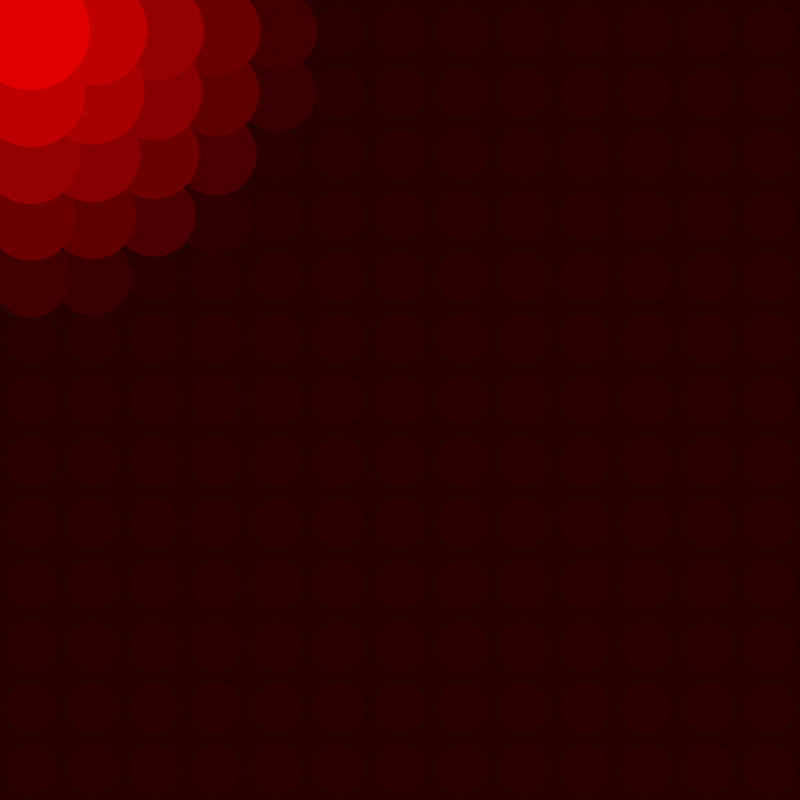
Frame 1 (no input)
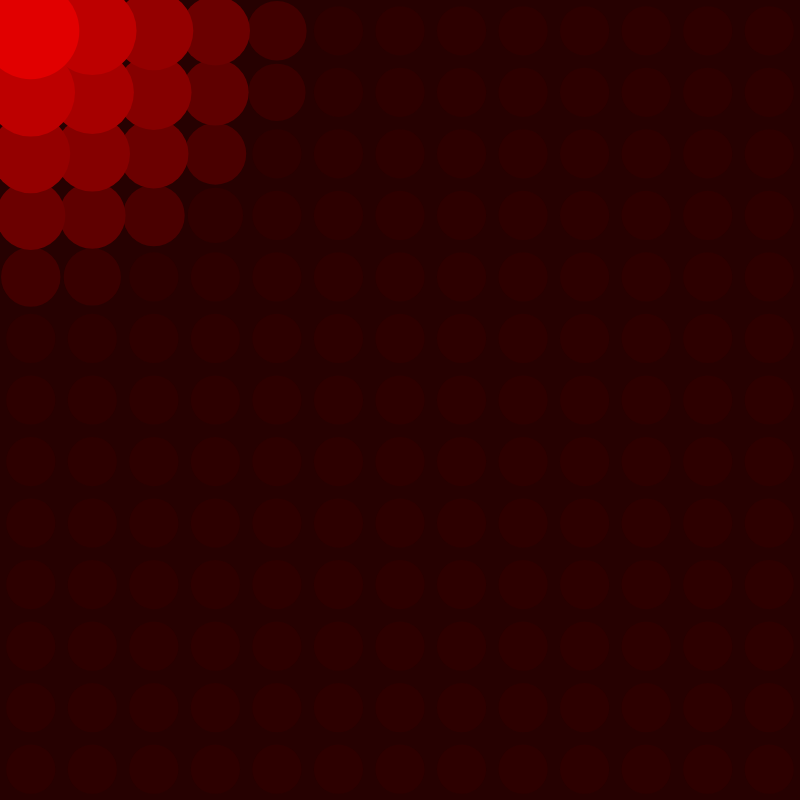
Frame 60 (no input)
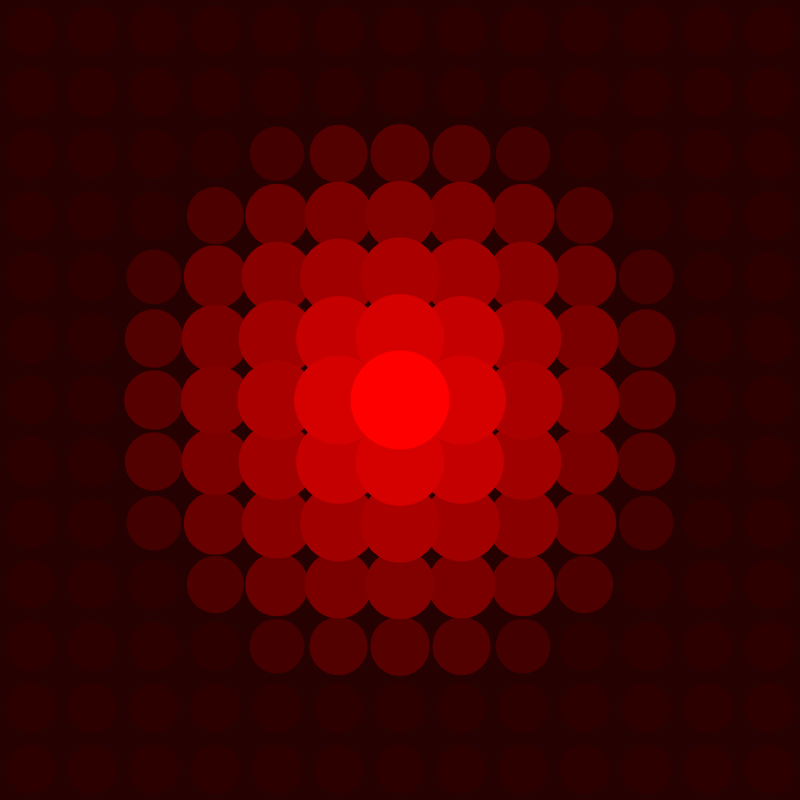
Frame 120 (the mouse pressed at the canvas centre since frame 60)

The p5.js sketch that drew these frames (run headless with seeded random() and noise() and a simulated clock; from frame 60 on, the mouse is pressed at the canvas centre):

// p5.js sketch
// ── sketch.js
// Study 2 - Chrystalla
// Mirrored from OpenProcessing sketch 2901398.
// Original: https://openprocessing.org/sketch/2901398
// License shown on OpenProcessing: CC BY-NC-SA 3.0

let gridSize = 13;
let tileSize;
let circles = [];

class Circle {
  constructor(circleX, circleY, radius, brightness) {
    this.cx = circleX;
    this.cy = circleY;
    this.r = radius;
    this.b = brightness;
  }
}

function setup() {
  createCanvas(800, 800);
  tileSize = width / gridSize;
}

function draw() {
  background(38, 1, 1);
  noStroke();

  circles = [];

  for (let x = 0; x < width; x += tileSize) {
    for (let y = 0; y < height; y += tileSize) {
      let circleX = x + tileSize / 2;
      let circleY = y + tileSize / 2;
      let d = dist(mouseX, mouseY, circleX, circleY);
      let influence = tileSize * 5;
      let radius, brightness;

      if (d < influence) {
        let baseRadius = map(d, 0, influence, tileSize * 1, tileSize * 0.6);
        let wave = sin(frameCount * 0.09);
        radius = baseRadius + wave * tileSize * 0.2;
        brightness = map(d, 0, influence, 255, 45);
      } else {
        radius = tileSize * 0.40;
        brightness = 45;
      }

      circles.push(new Circle(circleX, circleY, radius, brightness));
    }
  }

  // Sort circles by radius so largest are drawn last (on top)
  circles.sort((a, b) => a.r - b.r);

  for (let c of circles) {
    fill(c.b, 0, 0);
    ellipse(c.cx, c.cy, c.r * 2, c.r * 2);
  }
}
